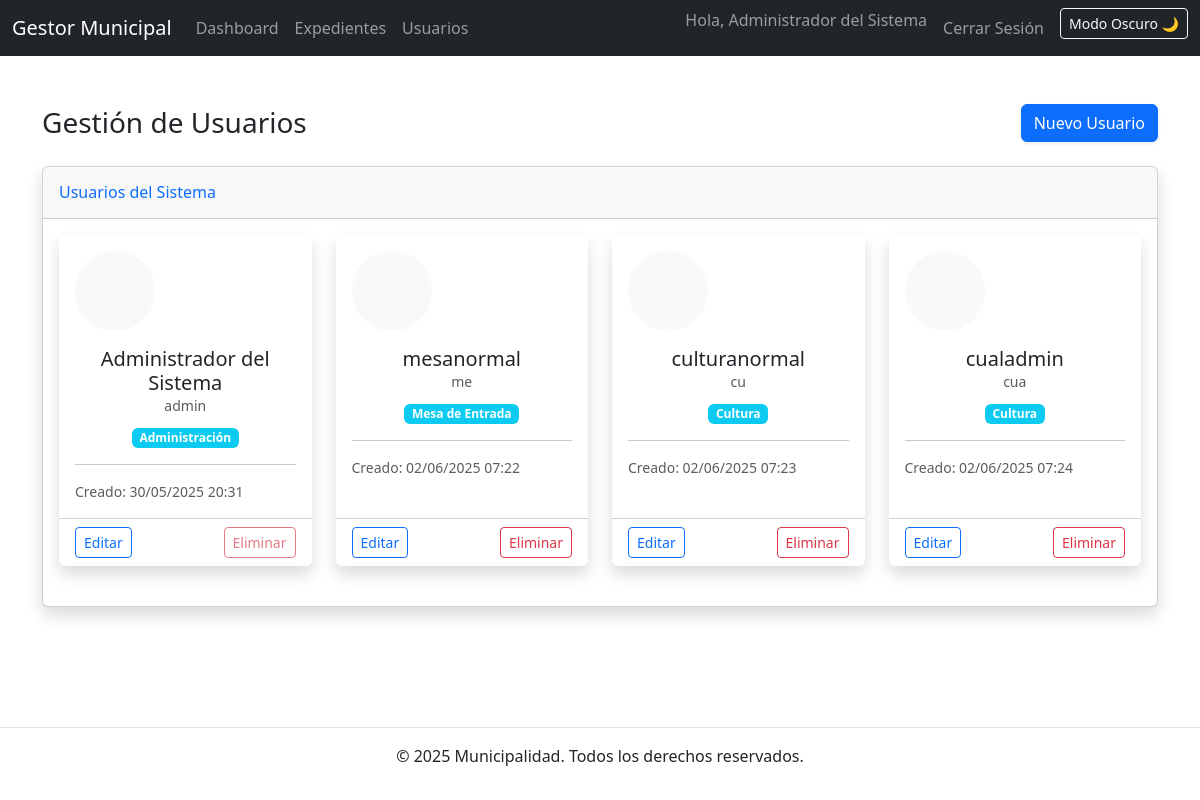
Screenshot of /users (signed in) with the database file from the repository.
### app.py (models this page shows)
class User(UserMixin, db.Model):
    id = db.Column(db.Integer, primary_key=True)
    username = db.Column(db.String(50), unique=True, nullable=False)
    password = db.Column(db.String(200), nullable=False) # type: ignore
    name = db.Column(db.String(100))
    role = db.Column(db.String(20), default='user')
    department = db.Column(db.String(50))
    created_at = db.Column(db.DateTime, default=lambda: datetime.now(UTC))
    history_actions = db.relationship('RecordHistory', backref='user', lazy='dynamic') # Para ver qué acciones hizo un usuario

### app.py (the view)
@app.route('/users')
@login_required
def users():
    if current_user.role != 'admin':
        flash('Acceso no autorizado', 'danger')
        return redirect(url_for('dashboard'))
    users = User.query.all()
    return render_template('users.html', users=users, DATETIME_APP_FORMAT=APP_WIDE_DATETIME_FORMAT)

### app.py (called while the page is built)
@app.context_processor
def inject_now():
    return {'now': datetime.now(UTC)} # Or datetime.now(timezone.utc) for older Python

@login_manager.user_loader
def load_user(user_id):
    return User.query.get(int(user_id))

### templates/users.html (shortened to what this page needs)
{% extends 'base.html' %}
{% block content %}
<div class="d-sm-flex align-items-center justify-content-between mb-4">
    <h1 class="h3 mb-0 text-gray-800">Gestión de Usuarios</h1>
    <a href="{{ url_for('add_user') }}" class="btn btn-primary shadow-sm">
         Nuevo Usuario
    </a>
</div>
<div class="row">
    <div class="col-12">
        <div class="card shadow mb-4">
            <div class="card-header py-3">
                <h6 class="m-0 font-weight-bold text-primary">Usuarios del Sistema</h6>
            </div>
            <div class="card-body">
                <div class="row">
                    {% for user in users %}
                    <div class="col-xl-3 col-md-6 mb-4">
                        <div class="card border-0 shadow user-card h-100">
                            <div class="card-body">
                                <div class="d-flex justify-content-between align-items-start mb-3">
                                    <div class="text-center">
                                        <div class="rounded-circle bg-light d-flex align-items-center justify-content-center mx-auto" style="width: 80px; height: 80px;">
                                        </div>
                                    </div>
                                    <span class="badge user-badge role-{{ user.role }}">{{ user.role|capitalize }}</span>
                                </div>
                                <h5 class="text-center mb-0">{{ user.name }}</h5>
                                <p class="text-muted text-center small mb-2">{{ user.username }}</p>
                                <div class="text-center">
                                    <span class="badge bg-info">{{ user.department }}</span>
                                </div>
                                <hr>
                                <div class="small text-muted">
                                     Creado: {{ user.created_at.strftime(DATETIME_APP_FORMAT) }}
                                </div>
                            </div>
                            <div class="card-footer bg-transparent d-flex justify-content-between">
                                {% if current_user.username == 'admin' %}
                                <a href="{{ url_for('edit_user', user_id=user.id) }}" class="btn btn-sm btn-outline-primary">
                                     Editar
                                </a>
                                    {% if user.username != 'admin' %}
                                    <a href="{{ url_for('delete_user', user_id=user.id) }}" class="btn btn-sm btn-outline-danger" onclick="return confirm('¿Está seguro que desea eliminar este usuario?');">
                                         Eliminar
                                    </a>
                                    {% else %}
                                    <button class="btn btn-sm btn-outline-danger" disabled>
                                         Eliminar
                                    </button>
                                    {% endif %}
                                {% endif %}
                            </div>
                        </div>
                    </div>
                    {% endfor %}
                </div>
            </div>
        </div>
    </div>
</div>
{% endblock %}

### templates/base.html (shortened to what this page needs)
<!DOCTYPE html>
<html lang="es" data-bs-theme="light">
<head>
    <link href="https://cdn.jsdelivr.net/npm/bootstrap@5.3.2/dist/css/bootstrap.min.css" rel="stylesheet">
    <link rel="stylesheet" href="{{ url_for('static', filename='css/style.css') }}">
</head>
<body>
    <nav class="navbar navbar-expand-lg navbar-dark bg-dark mb-4">
        <div class="container-fluid">
            <a class="navbar-brand" href="{{ url_for('home') }}">Gestor Municipal</a>
            <div class="collapse navbar-collapse" id="navbarNav">
                <ul class="navbar-nav me-auto mb-2 mb-lg-0">
                    {% if current_user.is_authenticated %}
                        <li class="nav-item"><a class="nav-link" href="{{ url_for('dashboard') }}">Dashboard</a></li>
                        <li class="nav-item"><a class="nav-link" href="{{ url_for('records') }}">Expedientes</a></li>
                        {% if current_user.role == 'admin' %}
                            <li class="nav-item"><a class="nav-link" href="{{ url_for('users') }}">Usuarios</a></li>
                        {% endif %}
                    {% endif %}
                </ul>
                <ul class="navbar-nav ms-auto">
                    {% if current_user.is_authenticated %}
                        <li class="nav-item"><span class="navbar-text me-2">Hola, {{ current_user.name or current_user.username }}</span></li>
                        <li class="nav-item"><a class="nav-link" href="{{ url_for('logout') }}">Cerrar Sesión</a></li>
                    {% else %}
                        <li class="nav-item"><a class="nav-link" href="{{ url_for('login') }}">Iniciar Sesión</a></li>
                    {% endif %}
                    <li class="nav-item">
                        <button id="themeToggleBtn" class="btn btn-outline-light btn-sm ms-2">
                        </button>
                    </li>
                </ul>
            </div>
        </div>
    </nav>
    <div class="container mt-4">
        {% block content %}{% endblock %}
    </div>
    <footer class="text-center mt-5 py-3 border-top">
        <p>&copy; {{ now.year }} Municipalidad. Todos los derechos reservados.</p>
    </footer>
</body>
</html>

### static/css/style.css (style rules this page uses)
body { font-family: 'Segoe UI', Tahoma, Geneva, Verdana, sans-serif; min-height: 100vh; display: flex; flex-direction: column; }
.container { flex: 1; }

### rows the page displays
User: name "Administrador del Sistema", username "admin", department "Administración", created_at "30/05/2025 20:31", shows "Eliminar"
User: name "mesanormal", username "me", department "Mesa de Entrada", created_at "02/06/2025 07:22"
User: name "culturanormal", username "cu", department "Cultura", created_at "02/06/2025 07:23"
User: name "cualadmin", username "cua", department "Cultura", created_at "02/06/2025 07:24"

### other values shown
{{ now.year }} "2025"
